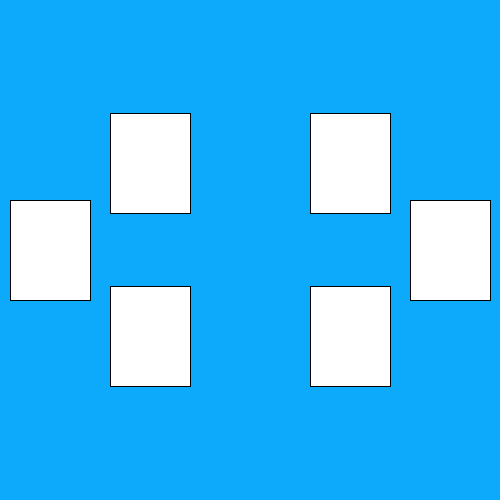
Frame 1 (no input)
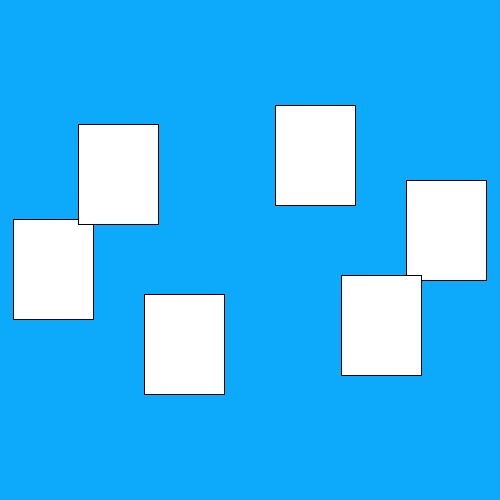
Frame 60 (the mouse pressed at the canvas centre just before this capture)
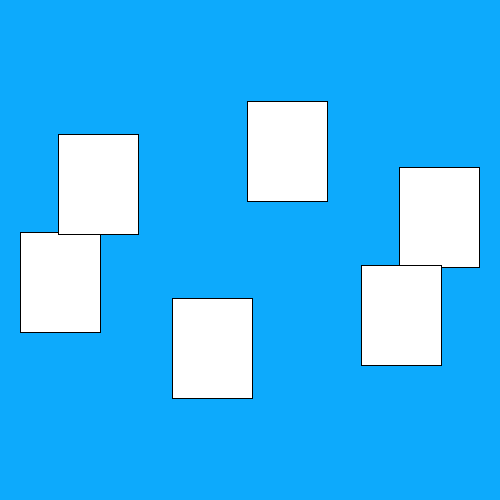
Frame 120 (the mouse held since frame 60 and released just before this capture)

The Processing sketch that drew these frames (run headless with seeded random() and noise(); from frame 60 on, the mouse is pressed at the canvas centre):

// Processing sketch: week11_1
// ── week11_1.pde
//week11-1好玩的程式設計(三角函式/函數)
//File-Preference 字型放大
void setup() {
  size(500, 500);//視窗大小
}
float a = 0;//角度a
void draw() {
  background(#0DAAFC);//淺藍色背景
  rectMode(CENTER);//設定畫方形的模式, 要置中對齊(比較好看)
  for (int i=0; i<6; i++) {//要畫6個方形
    //國中教過三角函數 不知道用處? 就是x, y座標
    float x=250+200*cos(a+PI/3*i), y=250+100*sin(a+PI/3*i);
    rect(x, y, 80, 100);//6個方形, 位置會隨著角度而不同(轉動)
  }
  a+=0.05;//轉動角度的速度, 現在設為3倍速
}
